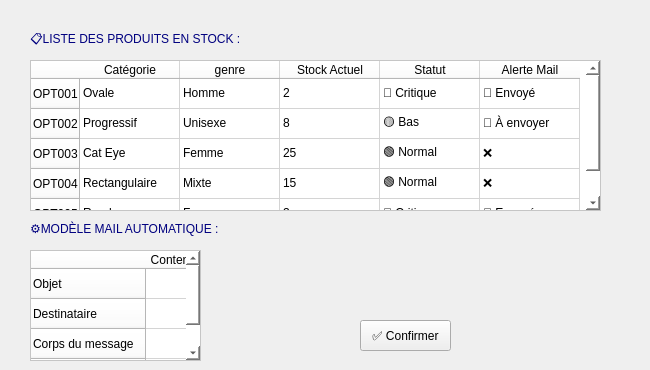
      <widget class="QWidget" name="tab_14">
       <attribute name="title">
        <string>Alerte stock</string>
       </attribute>
       <widget class="QTableWidget" name="tableWidget_9">
        <property name="geometry">
         <rect>
          <x>30</x>
          <y>60</y>
          <width>571</width>
          <height>151</height>
         </rect>
        </property>
        <property name="styleSheet">
         <string notr="true">font: 16pt &quot;Segoe UI&quot;;
background-color: rgb(255, 255, 255);
color: rgb(0, 0, 0);
font: 700 9pt &quot;Segoe UI&quot;;</string>
        </property>
        <row>
         <property name="text">
          <string>OPT001</string>
         </property>
        </row>
        <row>
         <property name="text">
          <string>OPT002</string>
         </property>
        </row>
        <row>
         <property name="text">
          <string>OPT003</string>
         </property>
        </row>
        <row>
         <property name="text">
          <string>OPT004</string>
         </property>
        </row>
        <row>
         <property name="text">
          <string>OPT005</string>
         </property>
        </row>
        <column>
         <property name="text">
          <string>Catégorie</string>
         </property>
        </column>
        <column>
         <property name="text">
          <string>genre</string>
         </property>
        </column>
        <column>
         <property name="text">
          <string>Stock Actuel</string>
         </property>
        </column>
        <column>
         <property name="text">
          <string>Statut</string>
         </property>
        </column>
        <column>
         <property name="text">
          <string>Alerte Mail</string>
         </property>
        </column>
        <item row="0" column="0">
         <property name="text">
          <string>Ovale</string>
         </property>
        </item>
        <item row="0" column="1">
         <property name="text">
          <string>Homme</string>
         </property>
        </item>
        <item row="0" column="2">
         <property name="text">
          <string>2</string>
         </property>
        </item>
        <item row="0" column="3">
         <property name="text">
          <string>🔴 Critique</string>
         </property>
        </item>
        <item row="0" column="4">
         <property name="text">
          <string>📧 Envoyé</string>
         </property>
        </item>
        <item row="1" column="0">
         <property name="text">
          <string>Progressif</string>
         </property>
        </item>
        <item row="1" column="1">
         <property name="text">
          <string>Unisexe</string>
         </property>
        </item>
        <item row="1" column="2">
         <property name="text">
          <string>8</string>
         </property>
        </item>
        <item row="1" column="3">
         <property name="text">
          <string>🟡 Bas</string>
         </property>
        </item>
        <item row="1" column="4">
         <property name="text">
          <string>📧 À envoyer</string>
         </property>
        </item>
        <item row="2" column="0">
         <property name="text">
          <string>Cat Eye</string>
         </property>
        </item>
        <item row="2" column="1">
         <property name="text">
          <string>Femme</string>
         </property>
        </item>
        <item row="2" column="2">
         <property name="text">
          <string>25</string>
         </property>
        </item>
        <item row="2" column="3">
         <property name="text">
          <string>🟢 Normal</string>
         </property>
        </item>
        <item row="2" column="4">
         <property name="text">
          <string>❌</string>
         </property>
        </item>
        <item row="3" column="0">
         <property name="text">
          <string>Rectangulaire</string>
         </property>
        </item>
        <item row="3" column="1">
         <property name="text">
          <string>Mixte</string>
         </property>
        </item>
        <item row="3" column="2">
         <property name="text">
          <string>15</string>
         </property>
        </item>
        <item row="3" column="3">
         <property name="text">
          <string>🟢 Normal</string>
         </property>
        </item>
        <item row="3" column="4">
         <property name="text">
          <string>❌</string>
         </property>
        </item>
        <item row="4" column="0">
         <property name="text">
          <string>Ronde</string>
         </property>
        </item>
        <item row="4" column="1">
         <property name="text">
          <string>Femme</string>
         </property>
        </item>
        <item row="4" column="2">
         <property name="text">
          <string>3</string>
         </property>
        </item>
        <item row="4" column="3">
         <property name="text">
          <string>🔴 Critique</string>
         </property>
        </item>
        <item row="4" column="4">
         <property name="text">
          <string>📧 Envoyé</string>
         </property>
        </item>
       </widget>
       <widget class="QTableWidget" name="tableWidget_6">
        <property name="geometry">
         <rect>
          <x>30</x>
          <y>250</y>
          <width>171</width>
          <height>111</height>
         </rect>
        </property>
        <property name="styleSheet">
         <string notr="true">font: 16pt &quot;Segoe UI&quot;;
background-color: rgb(255, 255, 255);
color: rgb(0, 0, 0);
font: 700 9pt &quot;Segoe UI&quot;;</string>
        </property>
        <row>
         <property name="text">
          <string>Objet</string>
         </property>
        </row>
        <row>
         <property name="text">
          <string>Destinataire</string>
         </property>
        </row>
        <row>
         <property name="text">
          <string>Corps du message	</string>
         </property>
        </row>
        <row>
         <property name="text">
          <string>Pièce jointe	</string>
         </property>
        </row>
        <column>
         <property name="text">
          <string>Contenu du Mail	</string>
         </property>
        </column>
       </widget>
       <widget class="QLabel" name="label_66">
        <property name="geometry">
         <rect>
          <x>30</x>
          <y>220</y>
          <width>321</width>
          <height>16</height>
         </rect>
        </property>
        <property name="styleSheet">
         <string notr="true">font: 700 14pt &quot;Segoe UI&quot;;
color: rgb(0, 0, 127);
</string>
        </property>
        <property name="text">
         <string>⚙️MODÈLE MAIL AUTOMATIQUE :</string>
        </property>
       </widget>
       <widget class="QLabel" name="label_67">
        <property name="geometry">
         <rect>
          <x>30</x>
          <y>30</y>
          <width>321</width>
          <height>20</height>
         </rect>
        </property>
        <property name="styleSheet">
         <string notr="true">font: 700 14pt &quot;Segoe UI&quot;;
color: rgb(0, 0, 127);
</string>
        </property>
        <property name="text">
         <string>📋LISTE DES PRODUITS EN STOCK :</string>
        </property>
       </widget>
       <widget class="QPushButton" name="pushButton_23">
        <property name="geometry">
         <rect>
          <x>360</x>
          <y>320</y>
          <width>91</width>
          <height>31</height>
         </rect>
        </property>
        <property name="styleSheet">
         <string notr="true">#pushButton_7{
	border-color: rgb(0, 0, 127);
	
	background-color: rgb(255, 255, 255);
	color: rgb(0, 0, 0);
	font: 700 11pt &quot;Segoe UI&quot;;
	color: rgb(0, 0, 0);
	border-radius: 10px;
	padding: 5px;
border: 2px solid #00007f 

}</string>
        </property>
        <property name="text">
         <string>✅ Confirmer</string>
        </property>
       </widget>
       <widget class="QLabel" name="label_68">
        <property name="geometry">
         <rect>
          <x>520</x>
          <y>0</y>
          <width>121</width>
          <height>71</height>
         </rect>
        </property>
        <property name="text">
         <string/>
        </property>
        <property name="pixmap">
         <pixmap>:/img/img/logo.png</pixmap>
        </property>
        <property name="scaledContents">
         <bool>true</bool>
        </property>
       </widget>
      </widget>
